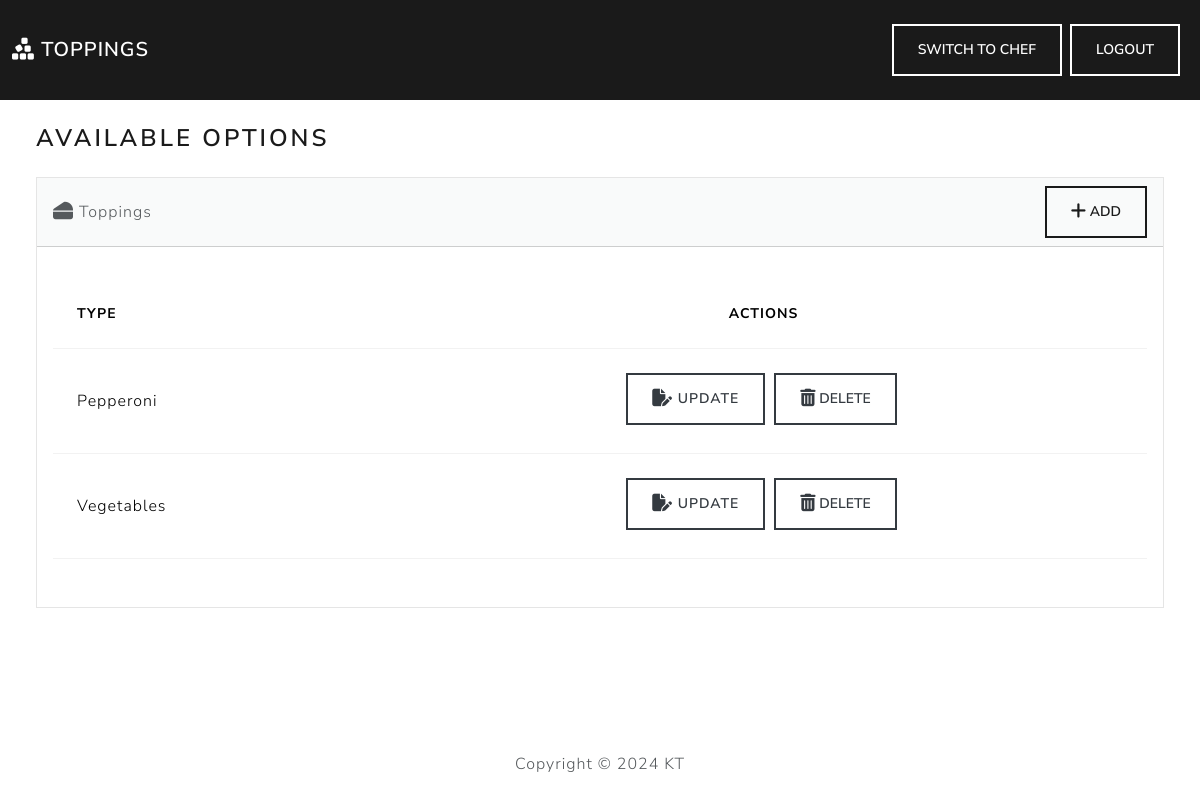
/toppings/, run on an earlier commit of the app's database.
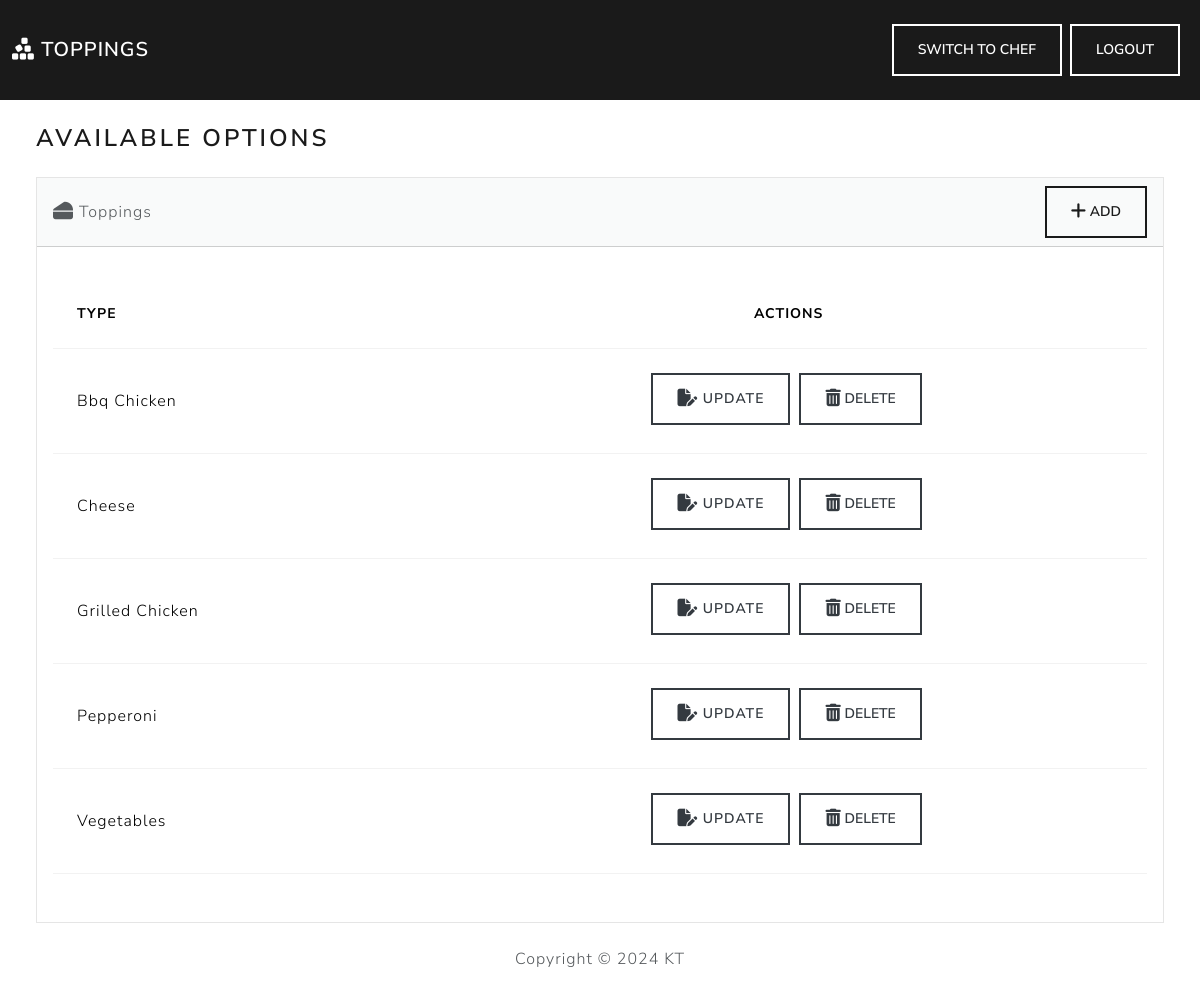
And on a later commit of the database.
### pizzas/models.py (models this page shows, shortened)
class Topping(models.Model):
    name = models.CharField(max_length=50, unique=True)

### pizzas/views.py (the view)
# urls.py: path('toppings/', views.manage_toppings, name='manage_toppings'),
def manage_toppings(request):
    return render(request, 'pizzas/toppings.html', {
        'toppings': Topping.objects.all().order_by('name')
    })

### pizzas/templates/pizzas/toppings.html (shortened to what this page needs)
{% extends "pizzas/toppings_base.html" %}
{% block body %}
        <h3 class="m-4">Available Options</h3>
        <div class="row">
            <div class="col-12">
                {% if toppings %}
                <div class="card bg-light ms-4 me-4 mb-4">
                    <div class="card-header d-flex justify-content-between align-items-center">
                      <div>
                        <i class="fa-solid fa-cheese fa-lg"></i> Toppings
                        </div>
                        <div>
                          <a class="nav-link" href="{% url 'add_topping' %}">
                            <button type="button" class="btn btn-outline-primary"> Add</button>
                          </a>
                        </div>
                    </div>
                    <div class="card-body">
                    <p class="card-text">
                        <div class="table-responsive">
                            <table class="table table-hover">
                                <thead>
                                  <tr>
                                    <th scope="col">Type</th>
                                    <th scope="col" style="text-align: center;">Actions</th>
                                  </tr>
                                </thead>
                                <tbody>
                                    {% for topping in toppings %}
                                    <tr id="topping-{{ topping.id }}" style="vertical-align: middle;">
                                      <td>{{ topping.name }}</td>
                                      <td style="text-align: center;">
                                        <div class="d-grid gap-2 d-md-block">
                                        <a class="btn btn-outline-dark me-1 mb-1 mb-1" href="{% url 'update_topping' topping.id %}">
                                             Update
                                          </a>
                                        <button class="btn btn-outline-dark me-1 mb-1" data-bs-toggle="modal" data-bs-target="#delete{{topping.id}}">
                                             Delete
                                        </div>
                                        </td>
                                      </tr>
                                    {% endfor %}
                                </tbody>
                              </table>
                        </div>
                    </p>
                    </div>
                </div>
                {% else %}
                <h5 class="alert alert-primary ms-4 me-4">No Toppings Added</h5>
                {% endif %}
            </div>
        </div>
{% endblock %}

### pizzas/templates/pizzas/toppings_base.html (shortened to what this page needs)
{% load static %}
<!DOCTYPE html>
<html lang="en">
  <head>
    <link
      rel="stylesheet"
      href="https://cdnjs.cloudflare.com/ajax/libs/font-awesome/6.5.1/css/all.min.css"
    />
    <link
      href="
https://cdn.jsdelivr.net/npm/bootswatch@5.3.2/dist/lux/bootstrap.min.css
"
      rel="stylesheet"
    />
  </head>
  <body class="d-flex flex-column min-vh-100">
    <nav
      class="navbar sticky-top navbar-expand-lg bg-primary"
      data-bs-theme="dark"
    >
      <div class="container-fluid">
        <a class="navbar-brand" href="{% url 'manage_toppings' %}"
          ><i class="fa-solid fa-cubes-stacked fa-lg"></i> Toppings</a
        >
        <div class="collapse navbar-collapse" id="navbarColor03">
          <a href="{% url 'manage_pizzas' %}"
            ><button class="btn btn-outline-light my-2 my-sm-0 me-2">
              Switch to chef
            </button></a
          >
          <a href="{% url 'index' %}"
            ><button class="btn btn-outline-light my-2 my-sm-0 me-2">
              Logout
            </button></a
          >
        </div>
      </div>
    </nav>
    <div class="container-fluid">{% block body %} {% endblock %}</div>
    <footer class="mt-auto mb-4">
      <div class="text-center">
        <span>
          Copyright &copy;
          KT
        </span>
      </div>
    </footer>
  </body>
</html>

What changed in the data, as far as the page shows it:
added Topping: name "Bbq Chicken"
added Topping: name "Cheese"
added Topping: name "Grilled Chicken"
